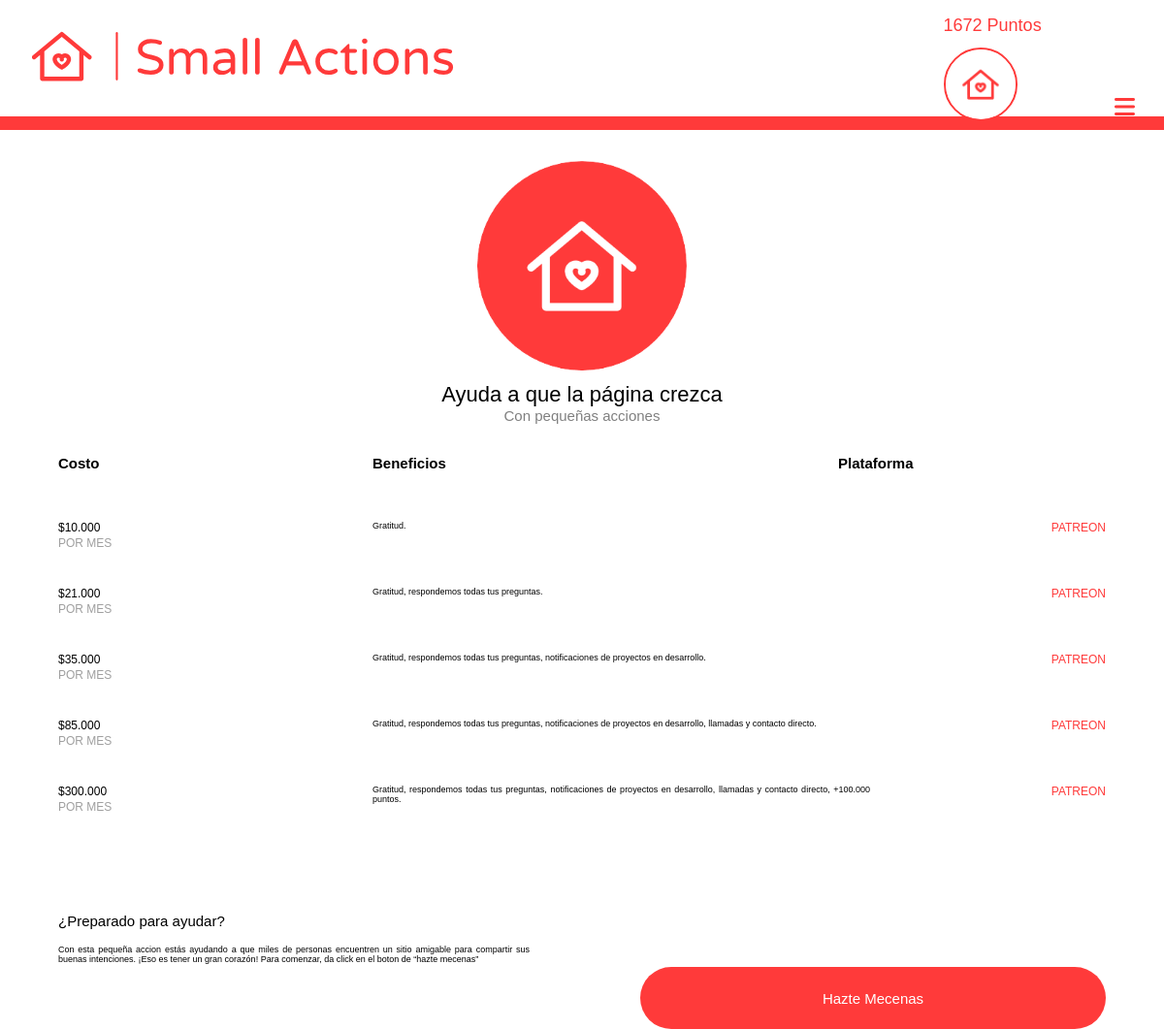
Screenshot of /donate (signed in) with the database file from the repository.
### login/models.py (models this page shows, shortened)
class User(AbstractUser):
    points = models.PositiveIntegerField(default=0)
    photo = models.ImageField(upload_to="people", null=True, blank=True)
    latitude = models.DecimalField(max_digits=10, decimal_places=8, null=True, blank=True)
    longitude = models.DecimalField(max_digits=11, decimal_places=8, null=True, blank=True)
    visited = models.ManyToManyField('maps.Help', related_name="persons_visited", blank=True)
    can_change = models.BooleanField(null=True, blank=True) #Security
    dark_mode = models.BooleanField(default=False)
    date_forgot = models.DateTimeField(auto_now_add=True)
    random_string = models.CharField(max_length=20, blank=True, null=True, unique=True)

### maps/views.py (the view)
# urls.py: path('donate', views.donate, name='donate'),
def donate(request):
    return render(request, 'maps/donate.html')

### templates/maps/donate.html (shortened to what this page needs)
{% extends 'maps/nav.html' %}
{% load static %}
{% block head %}
    <link href="{% static 'maps/css/donate.css' %}" rel="stylesheet">
{% endblock %}
{% block content %}
    <div id="title">
        <img src="{% static 'maps/images/logo_small_icon_only_inverted.png' %}">
        <h1>Ayuda a que la página crezca</h1>
        <h2>Con pequeñas acciones</h2>
    </div>
    <div id="grid">
        <h3 class="cost">Costo</h3>
        <h4>Beneficios</h4>
        <h5 id="plataform">Plataforma</h5>
        <div class="cost aaa">
            <h5 class="quantity" data-q="3">$10.000</h6>
            <h6>POR MES</h6>
        </div>
        <p>Gratitud.</p>
        <a href="https://www.patreon.com/smallactions" class="aaa">PATREON</a>
        <div class="cost bbb">
            <h5 class="quantity" data-q="6">$21.000</h5>
            <h6>POR MES</h6>
        </div>
        <p>Gratitud, respondemos todas tus preguntas.</p>
        <a href="https://www.patreon.com/smallactions" class="bbb">PATREON</a>
        <div class="cost ccc">
            <h5 class="quantity" data-q="10">$35.000</h6>
            <h6>POR MES</h6>
        </div>
        <p>Gratitud, respondemos todas tus preguntas, notificaciones de proyectos en desarrollo.</p>
        <a href="https://www.patreon.com/smallactions" class="ccc">PATREON</a>
        <div class="cost ddd">
            <h5 class="quantity" data-q="25">$85.000</h6>
            <h6>POR MES</h6>
        </div>
        <p>Gratitud, respondemos todas tus preguntas, notificaciones de proyectos en desarrollo, llamadas y contacto directo.</p>
        <a href="https://www.patreon.com/smallactions" class="ddd">PATREON</a>
        <div class="cost eee">
            <h5 class="quantity" data-q="100">$300.000</h6>
            <h6>POR MES</h6>
        </div>
        <p>Gratitud, respondemos todas tus preguntas, notificaciones de proyectos en desarrollo, llamadas y contacto directo, +100.000 puntos.</p>
        <a href="https://www.patreon.com/smallactions" class="eee">PATREON</a>
    </div>
    <div id="button_container">
        <div>
            <h4>¿Preparado para ayudar?</h4>
            <p>Con esta pequeña accion estás ayudando a que miles de personas encuentren un sitio amigable para compartir sus buenas intenciones. ¡Eso es tener un gran corazón! Para comenzar, da click en el boton de “hazte mecenas”</p>
        </div>
        <a href="https://www.patreon.com/smallactions"><button>Hazte Mecenas</button></a>
    </div>
{% endblock %}

### templates/maps/nav.html (shortened to what this page needs)
<!DOCTYPE html>
{% load static %}
{% load cache %}
<html lang="es">
    <head>
        <link href="{% static 'control/css/fonts.css' %}" rel="stylesheet">
        <link rel="stylesheet" href="{% static 'maps/css/nav.css' %}">
        {% block head %}
        {% endblock %}
    </head>
    <body>
        <header id="all_bar">
            <div id="superior">
                <img src="{% static 'maps/images/logo.svg' %}" id="principal_logo" alt="logo" width="500" height="65">
                <div id="rigth_superior">
                    {% if request.user.is_authenticated %}
                        <h6>{{request.user.points}} Puntos</h6>
                        {% if request.user.photo %}
                            <a href="{% url 'account' %}"><img src="{{request.user.photo.url}}" alt="account" id="porfile_photo_nav" width="70" height="70"></a>
                        {% else %}
                            <a href="{% url 'account' %}"><img src="{% static 'maps/images/logo_small_icon_only_inverted.png' %}" alt="account" width="70" height="70"></a>
                        {% endif %}
                    {% else %}
                        <a href="{% url 'login' %}"><img src="{% static 'maps/images/logo_small_icon_only_inverted.png' %}" alt="account"></a>
                    {% endif %}
                    <i class="fas fa-bars" id="bars"></i>
                </div>
            </div>
            <div id="inferior">
            </div>
        </header>
        {% block content %}
        {% endblock %}
    </body>
</html>

### static/maps/css/nav.css (style rules this page uses)
* { margin: 0; padding: 0; outline: none; font-family: 'Sora', sans-serif; }
#all_bar { margin-top: 1vh; }
#principal_logo { width: 27vw; height: 6.5vh; object-fit: contain; object-position: left; margin-left: 2vw; }
#rigth_superior { float: right; }
#rigth_superior h6 { font-family: 'Sora', sans-serif; font-size: 45px; color: #ff3a3a; font-weight: normal; display: inline-block; position: relative; bottom: 2.7vh; margin-right: 2vw; }
#rigth_superior img { width: 3.7vw; height: 3.7vw; object-fit: cover; display: inline-block; margin-right: 2vw; }
#inferior { background-color: #ff3a3a; margin-top: 2vh; height: 2.5vh; padding-top: 0.3vh; transition: height 1s; }
#bars { display: none; }
#porfile_photo_nav { height: calc(3.7vw - 3px); object-fit: cover; object-position: center; border-radius: 100px; border: 3px solid #ff3a3a; }
@media screen and (max-width: 1450px) { #all_bar { margin-top: 2vh; } }
@media screen and (max-width: 1450px) { #principal_logo { width: 57vw; height: 6.5vh; margin-left: 2.5vw; margin-top: 2vh; } }
@media screen and (max-width: 1450px) { #rigth_superior { margin-right: 2.5vw; } }
@media screen and (max-width: 1450px) { #rigth_superior h6 { position: static; display: block; font-size: 18px; } }
@media screen and (max-width: 1450px) { #rigth_superior img { width: 6vw; height: 6vw; margin: 0; margin-top: 1.5vh; margin-right: 8vw; } }
@media screen and (max-width: 1450px) { #porfile_photo_nav { height: calc(6vw - 2px); border-width: 2px; } }
@media screen and (max-width: 1450px) { #bars { display: inline-block; font-size: 3vh; color: #ff3a3a; position: relative; bottom: .7vh; text-align: right; } }
@media screen and (max-width: 1450px) { #inferior { margin-top: 4vh; height: 1.5vh; z-index: 100; } }

### rows the page displays
User: user.points "1672", user.photo (picture)
